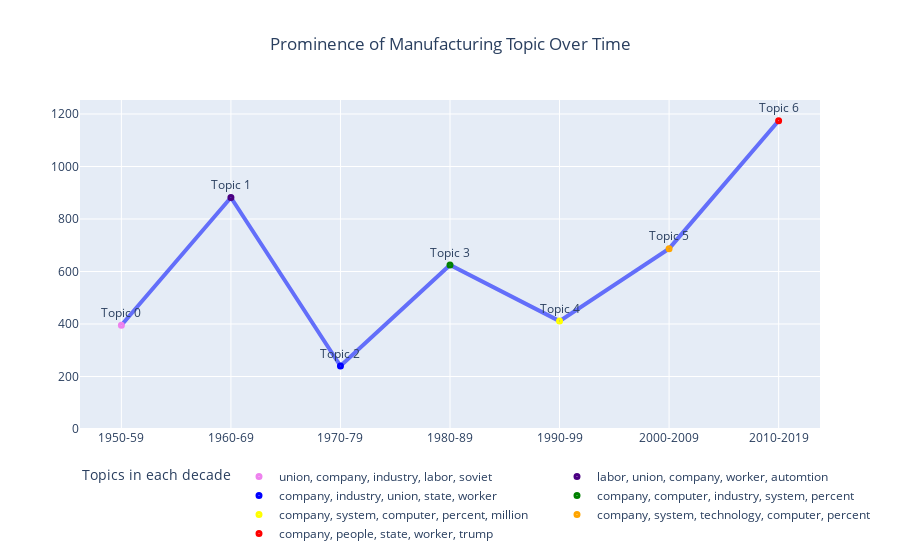

Notebook code cell kept with this figure:
### Markdown cell above
# Method 6 (Incomplete: linking 'Topic {}' to legend

### Code cell
fig = go.Figure()
topics =['union, company, industry, labor, soviet',
         'labor, union, company, worker, automtion',
         'company, industry, union, state, worker',
         'company, computer, industry, system, percent',
         'company, system, computer, percent, million',
         'company, system, technology, computer, percent',
         'company, people, state, worker, trump']
colors = ['violet', 'indigo', 'blue', 'green', 'yellow', 'orange', 'red']
data = [
        go.Scatter(
            mode="lines+markers+text",
            x=df['year'],
            y=df['value'],
            text=["Topic 0", "Topic 1", "Topic 2", "Topic 3", "Topic 4", "Topic 5", "Topic 6"],
            textposition="top center",
            marker=dict(size=7, color=df['color'], symbol='circle-dot'),
            showlegend= False
        ),

        #Custom Legend
        go.Scatter(
            x=[None],
            y=[None],
            mode="markers",
            name=topics[0],
            marker=dict(size=7, color=colors[0], symbol='circle-dot'),
        ),
        go.Scatter(
            x=[None],
            y=[None],
            mode="markers",
            name=topics[1],
            marker=dict(size=7, color=colors[1], symbol='circle-dot'),
        ),
        go.Scatter(
            x=[None],
            y=[None],
            mode="markers",
            name=topics[2],
            marker=dict(size=7, color=colors[2], symbol='circle-dot'),
        ),
        go.Scatter(
            x=[None],
            y=[None],
            mode="markers",
            name=topics[3],
            marker=dict(size=7, color=colors[3], symbol='circle-dot'),
        ),
        go.Scatter(
            x=[None],
            y=[None],
            mode="markers",
            name=topics[4],
            marker=dict(size=7, color=colors[4], symbol='circle-dot'),
        ),
        go.Scatter(
            x=[None],
            y=[None],
            mode="markers",
            name=topics[5],
            marker=dict(size=7, color=colors[5], symbol='circle-dot'),
        ),
        go.Scatter(
            x=[None],
            y=[None],
            mode="markers",
            name=topics[6],
            marker=dict(size=7, color=colors[6], symbol='circle-dot'),
        )
    ]

fig = go.Figure(data=data)
fig.update_layout(height=500, title_x=0.5, title_text='Prominence of Manufacturing Topic Over Time', 
                  legend=dict(orientation="h"), legend_title="Topics in each decade")
fig.update_xaxes(tickmode='linear')
fig.update_xaxes(rangemode="tozero")
fig.update_yaxes(rangemode="tozero")
fig.update_traces(line=dict(width=4))
fig.show()

### Figure 1 — Plotly figure (JSON) as saved in the notebook; plotly's stock layout.template omitted (floating-point values rounded to 4 significant figures)
{"data": [{"line": {"width": 4}, "marker": {"color": ["violet", "indigo", "blue", "green", "yellow", "orange", "red"], "size": 7, "symbol": "circle-dot"}, "mode": "lines+markers+text", "showlegend": false, "text": ["Topic 0", "Topic 1", "Topic 2", "Topic 3", "Topic 4", "Topic 5", "Topic 6"], "textposition": "top center", "type": "scatter", "x": ["1950-59", "1960-69", "1970-79", "1980-89", "1990-99", "2000-2009", "2010-2019"], "y": [395, 882, 240, 625, 411, 687, 1174]}, {"line": {"width": 4}, "marker": {"color": "violet", "size": 7, "symbol": "circle-dot"}, "mode": "markers", "name": "union, company, industry, labor, soviet", "type": "scatter", "x": [null], "y": [null]}, {"line": {"width": 4}, "marker": {"color": "indigo", "size": 7, "symbol": "circle-dot"}, "mode": "markers", "name": "labor, union, company, worker, automtion", "type": "scatter", "x": [null], "y": [null]}, {"line": {"width": 4}, "marker": {"color": "blue", "size": 7, "symbol": "circle-dot"}, "mode": "markers", "name": "company, industry, union, state, worker", "type": "scatter", "x": [null], "y": [null]}, {"line": {"width": 4}, "marker": {"color": "green", "size": 7, "symbol": "circle-dot"}, "mode": "markers", "name": "company, computer, industry, system, percent", "type": "scatter", "x": [null], "y": [null]}, {"line": {"width": 4}, "marker": {"color": "yellow", "size": 7, "symbol": "circle-dot"}, "mode": "markers", "name": "company, system, computer, percent, million", "type": "scatter", "x": [null], "y": [null]}, {"line": {"width": 4}, "marker": {"color": "orange", "size": 7, "symbol": "circle-dot"}, "mode": "markers", "name": "company, system, technology, computer, percent", "type": "scatter", "x": [null], "y": [null]}, {"line": {"width": 4}, "marker": {"color": "red", "size": 7, "symbol": "circle-dot"}, "mode": "markers", "name": "company, people, state, worker, trump", "type": "scatter", "x": [null], "y": [null]}], "layout": {"autosize": true, "legend": {"orientation": "h", "title": {"text": "Topics in each decade"}}, "title": {"text": "Prominence of Manufacturing Topic Over Time", "x": 0.5}, "xaxis": {"autorange": true, "range": [-0.3689, 6.369], "rangemode": "tozero", "tickmode": "linear", "type": "category"}, "yaxis": {"autorange": true, "range": [0, 1257.0], "rangemode": "tozero", "type": "linear"}}}
